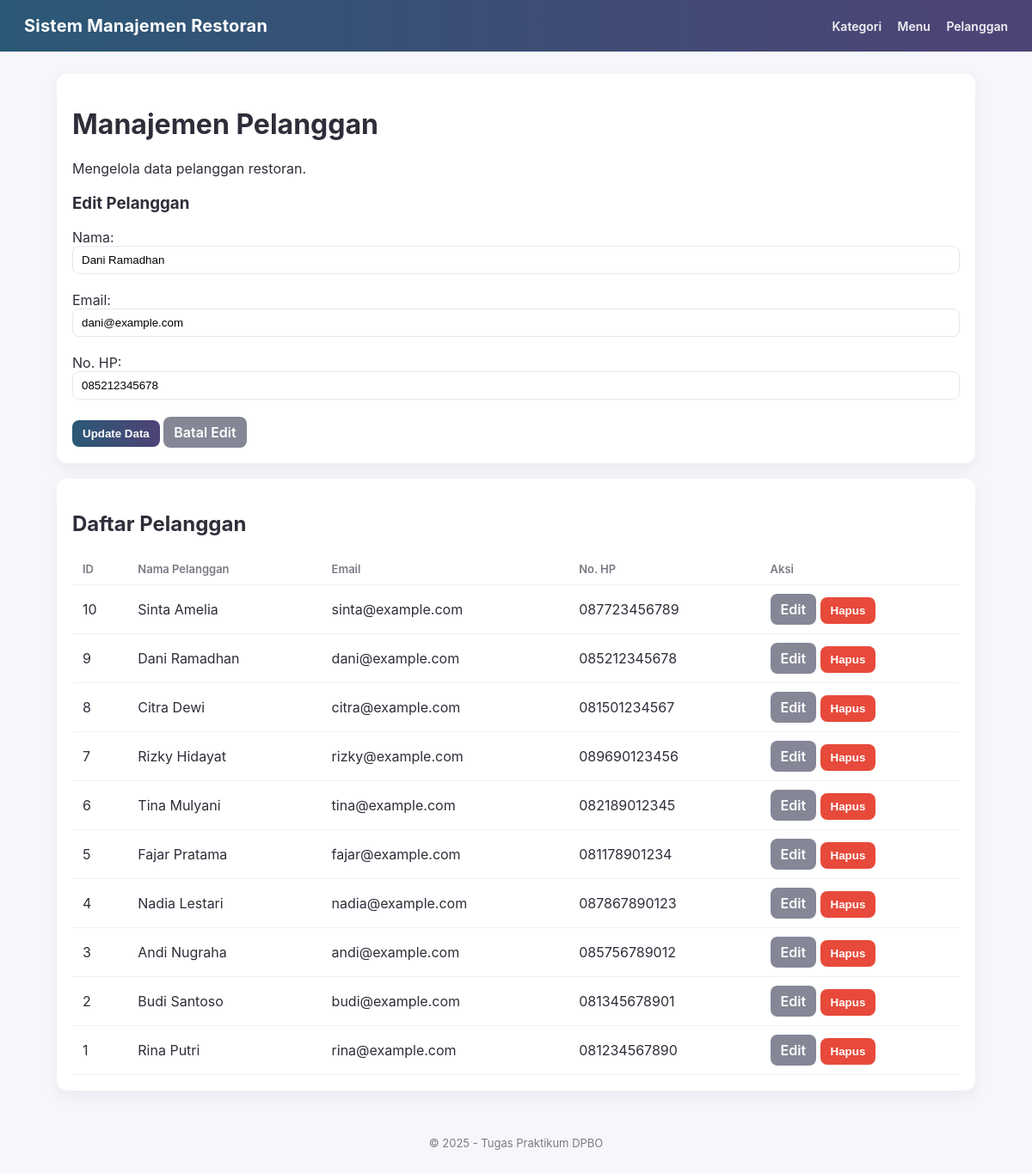
The app's page /index.php?page=pelanggan&action=edit&id=9 with its own data.
### tables this page shows
CREATE TABLE `pelanggan` (
  `id_pelanggan` int(11) NOT NULL,
  `nama_pelanggan` varchar(150) NOT NULL,
  `email` varchar(100) NOT NULL,
  `no_hp` varchar(20) DEFAULT NULL
);

### class/Pelanggan.php (called while the page is built, shortened)
<?php
class Pelanggan {
    private $conn;
    private $table_name = "pelanggan";
    public function __construct($db) {
        $this->conn = $db;
    }
    public function readAll() {
        $sql = "SELECT * FROM " . $this->table_name . " ORDER BY id_pelanggan DESC";
        $stmt = $this->conn->prepare($sql);
        $stmt->execute();
        return $stmt;
    }
    public function read($id) {
        $sql = "SELECT * FROM " . $this->table_name . " WHERE id_pelanggan = ? LIMIT 1";
        $stmt = $this->conn->prepare($sql);
        $stmt->execute([$id]);
        return $stmt->fetch(PDO::FETCH_ASSOC);
    }
}
?>

### view/pelanggan.php (the view, shortened to what this page needs)
<?php
include 'class/Pelanggan.php';
$database = new Database();
$db = $database->getConnection();
$pelanggan = new Pelanggan($db);
$action = isset($_GET['action']) ? $_GET['action'] : '';
$data_edit = null;
try {
    if ($action == 'edit' && isset($_GET['id'])) {
        $data_edit = $pelanggan->read($_GET['id']);
    }
    $stmt = $pelanggan->readAll();
} catch (PDOException $e) {
    echo "Error: " . $e->getMessage();
}
?>
<div class="card">
	<h1>Manajemen Pelanggan</h1>
	<p>Mengelola data pelanggan restoran.</p>
<form action="index.php?page=pelanggan" method="POST">
	<h3><?php echo $data_edit ? 'Edit Pelanggan' : 'Tambah Pelanggan Baru'; ?></h3>
	<label>Nama:</label><br>
	<input type="text" name="nama" value="<?php echo $data_edit ? htmlspecialchars($data_edit['nama_pelanggan'], ENT_QUOTES, 'UTF-8') : ''; ?>" required>
	<br><br>
	<label>Email:</label><br>
	<input type="text" name="email" value="<?php echo $data_edit ? htmlspecialchars($data_edit['email'], ENT_QUOTES, 'UTF-8') : ''; ?>" required>
	<br><br>
	<label>No. HP:</label><br>
	<input type="text" name="no_hp" value="<?php echo $data_edit ? htmlspecialchars($data_edit['no_hp'], ENT_QUOTES, 'UTF-8') : ''; ?>">
	<br><br>
	<button type="submit" class="btn btn-primary"><?php echo $data_edit ? 'Update Data' : 'Simpan Data Baru'; ?></button>
	<?php if ($data_edit): ?>
		<a class="btn btn-secondary" href="index.php?page=pelanggan">Batal Edit</a>
	<?php endif; ?>
</form>
</div>
<div class="card">
	<h2>Daftar Pelanggan</h2>
	<table>
	<thead>
		<tr>
			<th>ID</th>
			<th>Nama Pelanggan</th>
			<th>Email</th>
			<th>No. HP</th>
			<th>Aksi</th>
		</tr>
	</thead>
	<tbody>
		<?php while ($row = $stmt->fetch(PDO::FETCH_ASSOC)): ?>
			<tr>
				<td><?php echo htmlspecialchars($row['id_pelanggan'], ENT_QUOTES, 'UTF-8'); ?></td>
				<td><?php echo htmlspecialchars($row['nama_pelanggan'], ENT_QUOTES, 'UTF-8'); ?></td>
				<td><?php echo htmlspecialchars($row['email'], ENT_QUOTES, 'UTF-8'); ?></td>
				<td><?php echo htmlspecialchars($row['no_hp'], ENT_QUOTES, 'UTF-8'); ?></td>
				<td class="table-actions actions">
					<a class="btn btn-secondary" href="index.php?page=pelanggan&action=edit&id=<?php echo htmlspecialchars($row['id_pelanggan'], ENT_QUOTES, 'UTF-8'); ?>">Edit</a>
					<form action="index.php?page=pelanggan" method="POST" style="display:inline;" onsubmit="return confirm('Anda yakin ingin menghapus data ini?');">
						<button type="submit" class="btn btn-danger">Hapus</button>
					</form>
				</td>
			</tr>
		<?php endwhile; ?>
	</tbody>
</table>
</div>

### style.css (style rules this page uses)
:root { --bg:#f6f7fb; --card:#ffffff; --primary1:#2b5876; --primary2:#4e4376; --text:#2e2e3a; --muted:#7a7a86; }
* { box-sizing:border-box }
body { font-family: Inter, system-ui, -apple-system, "Segoe UI", Roboto, "Helvetica Neue", Arial; margin:0; background:var(--bg); color:var(--text); -webkit-font-smoothing:antialiased; }
.card { background:var(--card); border-radius:12px; padding:18px; box-shadow:0 6px 20px rgba(20,20,50,0.06); margin-bottom:18px; }
table { width:100%;border-collapse:collapse;background:transparent }
th,td { padding:10px 12px;text-align:left;border-bottom:1px solid #eff0f4 }
th { font-size:13px;color:var(--muted);font-weight:600 }
.btn { display:inline-block; padding:8px 12px; border-radius:8px; border:none; cursor:pointer; font-weight:600; text-decoration:none; color:inherit; }
.btn-primary { background:linear-gradient(90deg,var(--primary1),var(--primary2));color:#fff }
.btn-secondary { background:#858796;color:#fff }
.btn-danger { background:#e74a3b;color:#fff }
input[type=text], input[type=number], select { padding:8px 10px;border-radius:8px;border:1px solid #e6e7ed;width:100%; }

### records on screen
pelanggan: nama "Dani Ramadhan", email "dani@example.com", no_hp "085212345678", id_pelanggan "9", nama_pelanggan "Dani Ramadhan"
pelanggan: id_pelanggan "10", nama_pelanggan "Sinta Amelia", email "sinta@example.com", no_hp "087723456789"
pelanggan: id_pelanggan "8", nama_pelanggan "Citra Dewi", email "citra@example.com", no_hp "081501234567"
pelanggan: id_pelanggan "7", nama_pelanggan "Rizky Hidayat", email "rizky@example.com", no_hp "089690123456"
pelanggan: id_pelanggan "6", nama_pelanggan "Tina Mulyani", email "tina@example.com", no_hp "082189012345"
pelanggan: id_pelanggan "5", nama_pelanggan "Fajar Pratama", email "fajar@example.com", no_hp "081178901234"
pelanggan: id_pelanggan "4", nama_pelanggan "Nadia Lestari", email "nadia@example.com", no_hp "087867890123"
pelanggan: id_pelanggan "3", nama_pelanggan "Andi Nugraha", email "andi@example.com", no_hp "085756789012"
pelanggan: id_pelanggan "2", nama_pelanggan "Budi Santoso", email "budi@example.com", no_hp "081345678901"
pelanggan: id_pelanggan "1", nama_pelanggan "Rina Putri", email "rina@example.com", no_hp "081234567890"
